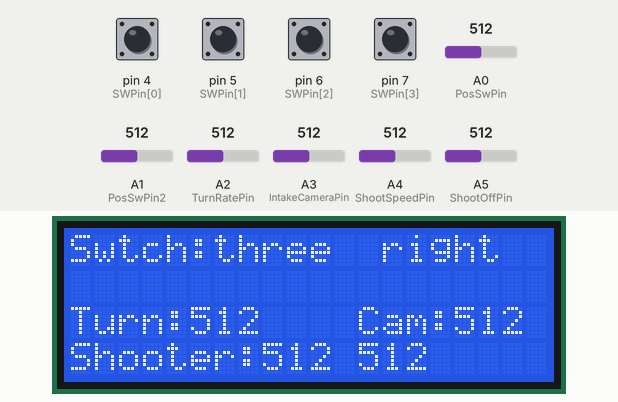
Simulated run of this sketch. Board: Arduino Leonardo, built with avr-gcc and run on an emulated ATmega32U4. Parts: 20×4 character LCD. The inputs (shaded band) are chosen by the test bench; at power-on: pin 4 (SWPin[0]), pin 5 (SWPin[1]), pin 6 (SWPin[2]), pin 7 (SWPin[3]) HIGH, A0 (PosSwPin) = 512, A1 (PosSwPin2) = 512, A2 (TurnRatePin) = 512, A3 (IntakeCameraPin) = 512, A4 (ShootSpeedPin) = 512, A5 (ShootOffPin) = 512. USB keyboard and mouse output is not drawn.

Above: at 1.2 s.
1.3 s: A0 (PosSwPin) set to 576
2.8 s: A0 (PosSwPin) set to 601
At 3.9 s:
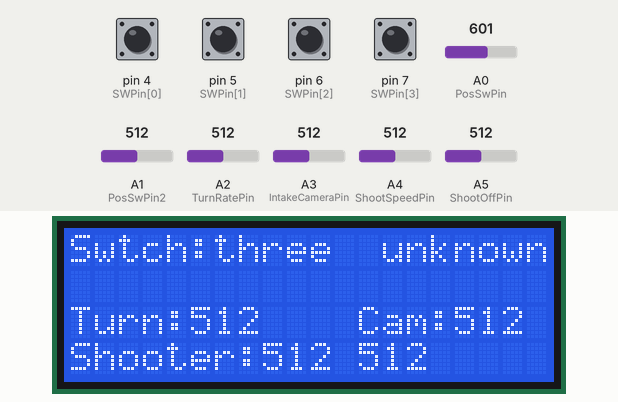
4.3 s: A1 (PosSwPin2) set to 716
At 5.1 s:
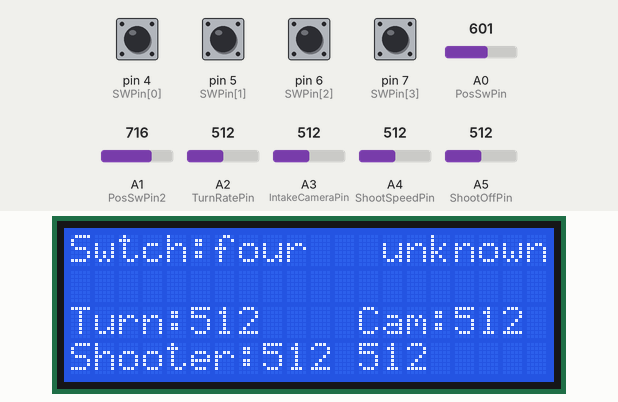
5.8 s: A1 (PosSwPin2) set to 780
7.3 s: A1 (PosSwPin2) set to 814
At 8.5 s:
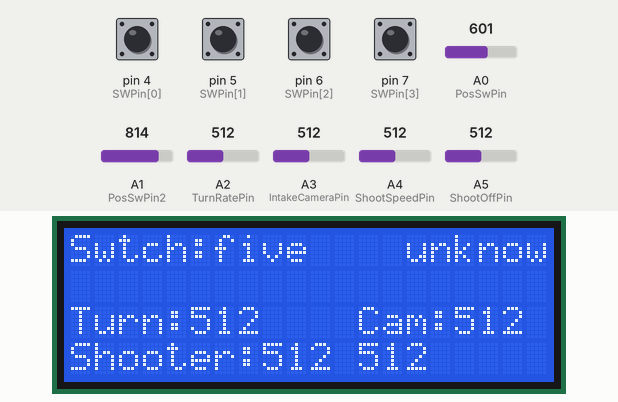
8.9 s: A0 (PosSwPin) set to 306
At 9.4 s:
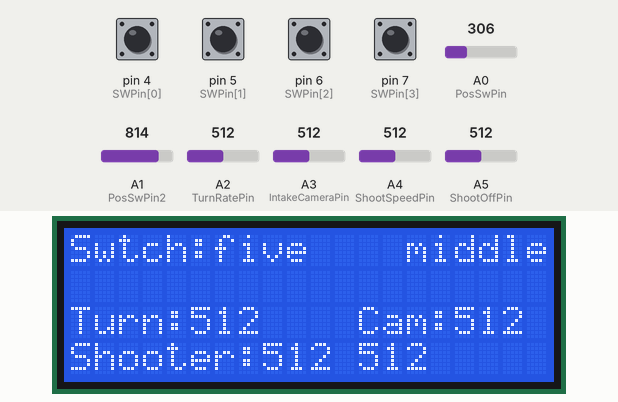
Timing chart, 0 to 11.5 s (numbered marks = the images above; inputs shaded):
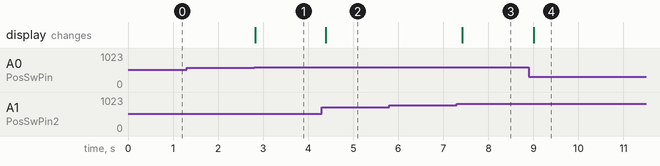

The sketch:

InfiniteRechargeConsole.ino
```cpp
#include <Joystick.h>
#include <LiquidCrystal_I2C.h>
/*
* name id
* constant for type
* number of buttons (limit 16 on drivestation)
* number of POV hats (limit 2)
* x axis t/f
* y axis t/f
* z axis t/f
* rudder / paddle / other names of no meaning to me 4 * t/f
* throttle t/f
* 3 * t/f
* see arduino joystick on github for more info
*/

const int SWCount = 4;

Joystick_ Joystick(JOYSTICK_DEFAULT_REPORT_ID,JOYSTICK_TYPE_JOYSTICK,
SWCount, 2,
true, true, true,
false, false, false,
false, true,
false, false, false);

LiquidCrystal_I2C lcd(0x3F, 20, 4);

int PosSwPin = A0;
int PosSwMax = 1023;
int PosSwMin = 0;
int PosSwSegments = 5;
int PosSwIncrement = PosSwMax / PosSwSegments;
int PosSwMidPoint = PosSwIncrement / 2;
int PosSwPosition = 0;
int PosSwPin2 = A1;
int PosSwMax2 = 1023;
int PosSwMin2 = 0;
int PosSwSegments2 = 5;
int PosSwIncrement2 = PosSwMax / PosSwSegments;
int PosSwMidPoint2 = PosSwIncrement / 2;
int PosSwPosition2 = 0;

int TurnRatePin = A2;
int TurnRateMax = 1023;
int TurnRateMin = 0;

int IntakeCameraPin = A3;
int IntakeCameraMax = 1023;
int IntakeCameraMin = 0;

int ShootSpeedPin = A4;
int ShootSpeedMax = 1023;
int ShootSpeedMin = 0;
int ShootOffPin = A5;
int ShootOffMax = 1023;
int ShootOffMin = 0;

//int climbAllowPin = 4;
//int climbLastState = 0;
//int climbButton = 0;
int SWPin [] = {4, 5, 6, 7};
int SWButton [] = {0, 1, 2, 3};
int SWLastState [] = {0, 0, 0, 0};
int iSWIndex = 0;

String PosPatMap[6][6] = {
    {"X Auto              ", "X Auto              ", "X Auto              ", "-                   ", "-                   ", "-                   "},
    {"Shoot + X           ", "Shoot + X           ", "Shoot + X           ", "-                   ", "-                   ", "-                   "},
    {"Shoot + X           ", "Shoot + X + Wheel   ", "Shoot + X + Wheel   ", "-                   ", "-                   ", "-                   "},
    {"Shoot + X           ", "Shoot + X           ", "Shoot+Collect+Shoot ", "-                   ", "-                   ", "-                   "},
    {"-                   ", "-                   ", "-                   ", "-                   ", "-                   ", "-                   "},
    {"-                   ", "-                   ", "-                   ", "-                   ", "-                   ", "-                   "}
};

void setup() {
  // put your setup code here, to run once:

  Joystick.begin();
  Joystick.setXAxisRange(0,1023);
  Joystick.setYAxisRange(0,1023);
  Joystick.setZAxisRange(0,1023);
  Joystick.setThrottleRange(0,1023);

  //pinMode(climbAllowPin, INPUT_PULLUP);
  for (iSWIndex = 0; iSWIndex < SWCount; iSWIndex++) {
    pinMode(SWPin[iSWIndex], INPUT_PULLUP);
    Joystick.releaseButton(iSWIndex);
  }

  lcd.init();
  lcd.clear();
  lcd.setBacklight(255);

}
  String strPosSwitchStatement = "V5 2021 9/2/2021";
  String strAutoCommand = "";

void loop() {
    lcd.home();

    int PosSwValue = analogRead(PosSwPin);
    int PosSwValue2 = analogRead(PosSwPin2);

    int PosSwPosition = (PosSwValue * PosSwSegments + PosSwMidPoint) / PosSwMax;
    int PosSwPosition2 = (PosSwValue2 * PosSwSegments2 + PosSwMidPoint2) / PosSwMax2;

    int TurnRate = map(analogRead(TurnRatePin), 0, 1023, TurnRateMin, TurnRateMax);
    int CameraAngle = map(analogRead(IntakeCameraPin), 0, 1023, IntakeCameraMin, IntakeCameraMax);
    int ShootSpeed = map(analogRead(ShootSpeedPin), 0, 1023, ShootSpeedMin, ShootSpeedMax);
    int ShootOff = map(analogRead(ShootOffPin), 0, 1023, ShootOffMin, ShootOffMax);

    //int currentClimbState = !digitalRead(climbAllowPin);
    //if (currentClimbState != climbLastState) {
    //    Joystick.setButton(climbButton, currentClimbState);
    //    climbLastState = currentClimbState;
    //}
    for (iSWIndex = 0; iSWIndex < SWCount; iSWIndex++) {
    int SWCurrState = !digitalRead(SWPin[iSWIndex]);
    if (SWCurrState != SWLastState[iSWIndex]) {
      Joystick.setButton(SWButton[iSWIndex], SWCurrState);
      SWLastState[iSWIndex] = SWCurrState;
    }
    //sprintf(SWLine,"%1u%1u", SWButton[iSWIndex], SWLastState[iSWIndex]);
    //strcat(println[3], SWLine);
  }

    lcd.print("Swtch:");

    String strStartPos = "one    ";
    String strStartPos2 = "one    ";

    switch(PosSwPosition){
        case 0:
            strStartPos2 = "left   ";
            break;
        case 1:
            strStartPos2 = "middle ";
            break;
        case 2:
            strStartPos2 = "right  ";
            break;
        case 3:
            strStartPos2 = "unk    ";
            //break;
        case 4:
            strStartPos2 = "unk     ";
            //break;
        case 5:
            strStartPos2 = "unk     ";
        default:
            //break;
            strStartPos2 = "unknown";
    }

    switch(PosSwPosition2){
        case 0:
            strStartPos = "zero   ";
            break;
        case 1:
            strStartPos = "two    ";
            break;
        case 2:
            strStartPos = "three  ";
            break;
        case 3:
            strStartPos = "four   ";
            break;
        case 4:
            strStartPos = "five    ";
            break;
        case 5:
            strStartPos = "Six     ";
            break;
        default:
            strStartPos = "unknown";
    }

    //strAutoCommand = PosPatMap[PosSwPosition2][PosSwPosition];

   lcd.setCursor(6,0);
   lcd.print(strStartPos);
   lcd.print(strStartPos2);
   lcd.setCursor(0,1);
   //lcd.print(strAutoCommand);
   lcd.setCursor(0, 2);
   lcd.print("Turn:");
   lcd.print(TurnRate);
   lcd.print("   ");
   lcd.setCursor(12, 2);
   lcd.print("Cam:");
   lcd.print(CameraAngle);
   lcd.print("   ");
   lcd.setCursor(0,3);
   lcd.print("Shooter:");
   lcd.print(ShootSpeed);
   lcd.print(" ");
   lcd.print(ShootOff);
   lcd.print("   ");

   Joystick.setHatSwitch(0, PosSwPosition*45);
   Joystick.setHatSwitch(1, PosSwPosition2*45);
   Joystick.setXAxis(TurnRate);
   Joystick.setYAxis(CameraAngle);
   Joystick.setZAxis(ShootSpeed);
   Joystick.setThrottle(ShootOff);

   delay(20);

}
```

Measured:
- the behaviour switches between 593 and 594 on A0 (PosSwPin) (found by bisection; images 0 and 1)
- the behaviour switches between 797 and 798 on A1 (PosSwPin2) (found by bisection; images 2 and 3)
- after the input at 1.3 s, every drawn part: stays the same
- after the input at 2.8 s, the display: changes at once (image 1)
- after the input at 4.3 s, the display: changes after 0.09 s (image 2)
- after the input at 5.8 s, every drawn part: stays the same
- after the input at 7.3 s, the display: changes after 0.12 s (image 3)
- after the input at 8.9 s, the display: changes after 0.11 s (image 4)
